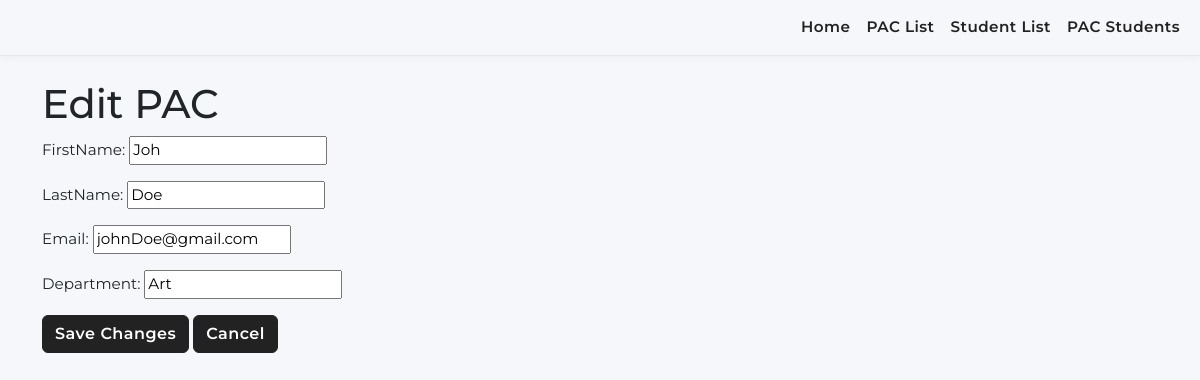
The page /edit_pac/18/ on the database its author committed.
### pacsystem/models.py (models this page shows, shortened)
class PacTable(models.Model):
    PacID = models.AutoField(primary_key=True)
    FirstName = models.CharField(max_length=64, null=False)
    LastName = models.CharField(max_length=64, null=False)
    Email = models.EmailField(max_length=255, null=False)
    Department = models.CharField(max_length=64, null=False)

### pacsystem/views.py (the view)
# urls.py: path('edit_pac/<int:f_oid>/', view=views.update_PAC, name='edit_pac'),
def update_PAC(request, f_oid):
    obj = PacTable.objects.get(PacID=f_oid)
    form = PacForm(instance=obj)
    if request.method == 'POST':
        form = PacForm(request.POST, instance=obj)
        if form.is_valid():
            form.save()
            return redirect('pac_view') # redirects the user back to the pac view page
    context = {'form': form}
    return render(request, 'studentpac/edit_PAC.html', context)

### pacsystem/forms.py
class PacForm(forms.ModelForm):
    class Meta:
        model = models.PacTable
        fields = ['FirstName', 'LastName', 'Email', 'Department']

### pacsystem/templates/studentpac/edit_PAC.html (shortened to what this page needs)
{% extends 'studentpac/base.html' %}
{% block content %}
<h1>Edit PAC</h1>
<form method="post">
    {{ form.as_p }}
    <button type="submit" class="btn btn-primary">Save Changes</button>
    <a href="{% url 'pac_view' %}" class="btn btn-secondary">Cancel</a>
</form>
{% endblock %}

### static/css/style.css (style rules this page uses)
body { font-family: 'Montserrat', Arial, sans-serif; font-size: 0.95rem; }
.btn, .btn-primary, .btn-outline-secondary, .btn-lg { background-color: #222 !important; border-color: #222 !important; color: #fff !important; font-family: 'Montserrat', Arial, sans-serif; font-weight: 600; letter-spacing: 0.03em; }
body { background: #f5f7fa; }

### rows shown on the page
PacTable: FirstName "Joh", LastName "Doe", Email "johnDoe@gmail.com", Department "Art"
